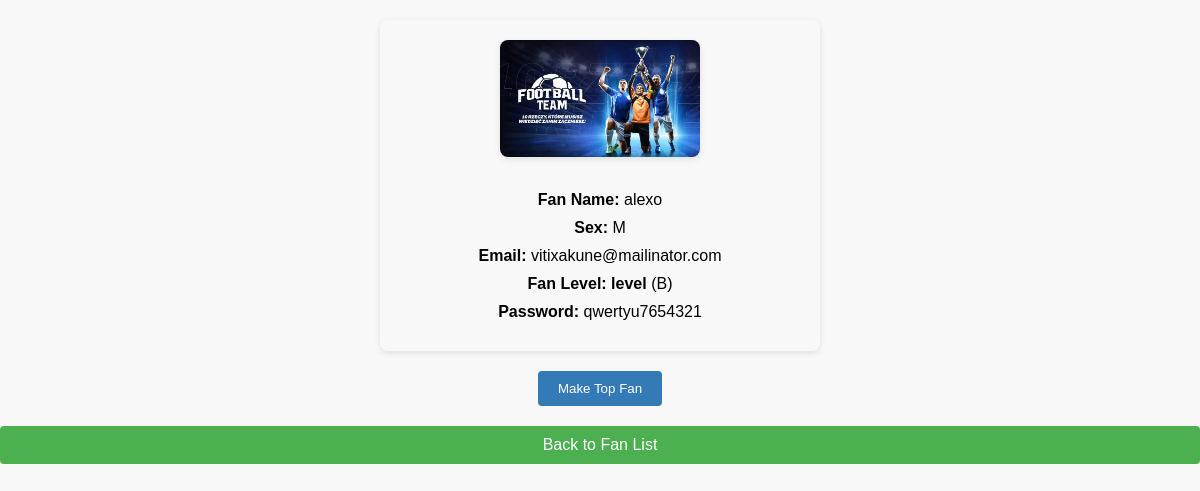
Page /fan_list/16 on the committed database.
### chemnaFC/models.py (models this page shows, shortened)
class Fans(models.Model):
    fan_picture=models.FileField(upload_to="images", null=True)
    name = models.CharField(max_length=100)
    gender = models.CharField(max_length=1, choices=(('M', 'Male'), ('F', 'Female')))
    fan_level = models.CharField(max_length=1, choices=(('C', "level3"), ('B', "level2"), ('A', "Topfan")))
    email = models.EmailField()
    password = models.CharField(max_length=100)

### chemnaFC/views.py (the view)
# urls.py: path("fan_list/<int:pk>",views.SingleFanView.as_view(), name ="single_fan_page"),
class SingleFanView(DetailView):
    template_name="chemnaFC/single_fan.html"
    model=Fans
    context_object_name="single_fan"
    def get_context_data(self, **kwargs: Any) :
        context= super().get_context_data(**kwargs)
        loaded_page=self.object
        request=self.request
        favorite_id=request.session.get("favorite_ses")
        context["is_favorite"]=favorite_id==str(loaded_page.id)
        return context

### chemnaFC/templates/chemnaFC/single_fan.html (shortened to what this page needs)
{% extends "base.html" %}
{% block content %}
<ul class="fan-details">
  <li><img src="{{ single_fan.fan_picture.url }}" alt="Fan Picture"></li>
  <li><strong>Fan Name:</strong> {{ single_fan.name }}</li>
  <li><strong>Sex:</strong> {{ single_fan.gender }}</li>
  <li><strong>Email:</strong> {{ single_fan.email }}</li>
  <li><strong>Fan Level: level</strong> ({{ single_fan.fan_level }})</li>
  <li><strong>Password:</strong> {{ single_fan.password }}</li>
</ul>
{% if is_favorite %}
  <p class="favorite-message">
    <i class="fas fa-heart favorite-icon"></i>Top fan
  </p>
{% else %}
  <form action="/fan_list/favorite" method="POST" class="favorite-form">
    <button>Make Top Fan</button>
  </form>
{% endif %}
<p><a class="home-link" href="{% url 'fan_list_page' %}">Back to Fan List</a></p>
{% endblock %}

### chemnaFC/templates/chemnaFC/single_fan.html (style rules this page uses)
body { margin: 0; padding: 0; font-family: Arial, sans-serif; background-color: #f8f8f8; }
.fan-details { list-style: none; max-width: 400px; margin: 20px auto; background-color: #f8f8f8; border-radius: 8px; padding: 20px; box-shadow: 0 2px 6px rgba(0, 0, 0, 0.1); text-align: center; }
.fan-details img { max-width: 200px; border-radius: 8px; box-shadow: 0 2px 6px rgba(0, 0, 0, 0.1); margin-bottom: 20px; }
.fan-details li { margin-bottom: 10px; }
.favorite-form { text-align: center; margin-top: 20px; }
.favorite-form button { padding: 10px 20px; background-color: #337ab7; color: #fff; border: none; border-radius: 4px; cursor: pointer; transition: background-color 0.2s ease-in-out; }
.home-link { display: inline-block; padding: 10px 20px; background-color: #4CAF50; color: white; border: none; border-radius: 4px; cursor: pointer; text-decoration: none; transition: background-color 0.2s ease-in-out; margin-top: 20px; display: block; text-align: center; }

### rows in the picture
Fans: fan_picture (picture), name "alexo", gender "M", email "vitixakune@mailinator.com", fan_level "B", password "qwertyu7654321"
